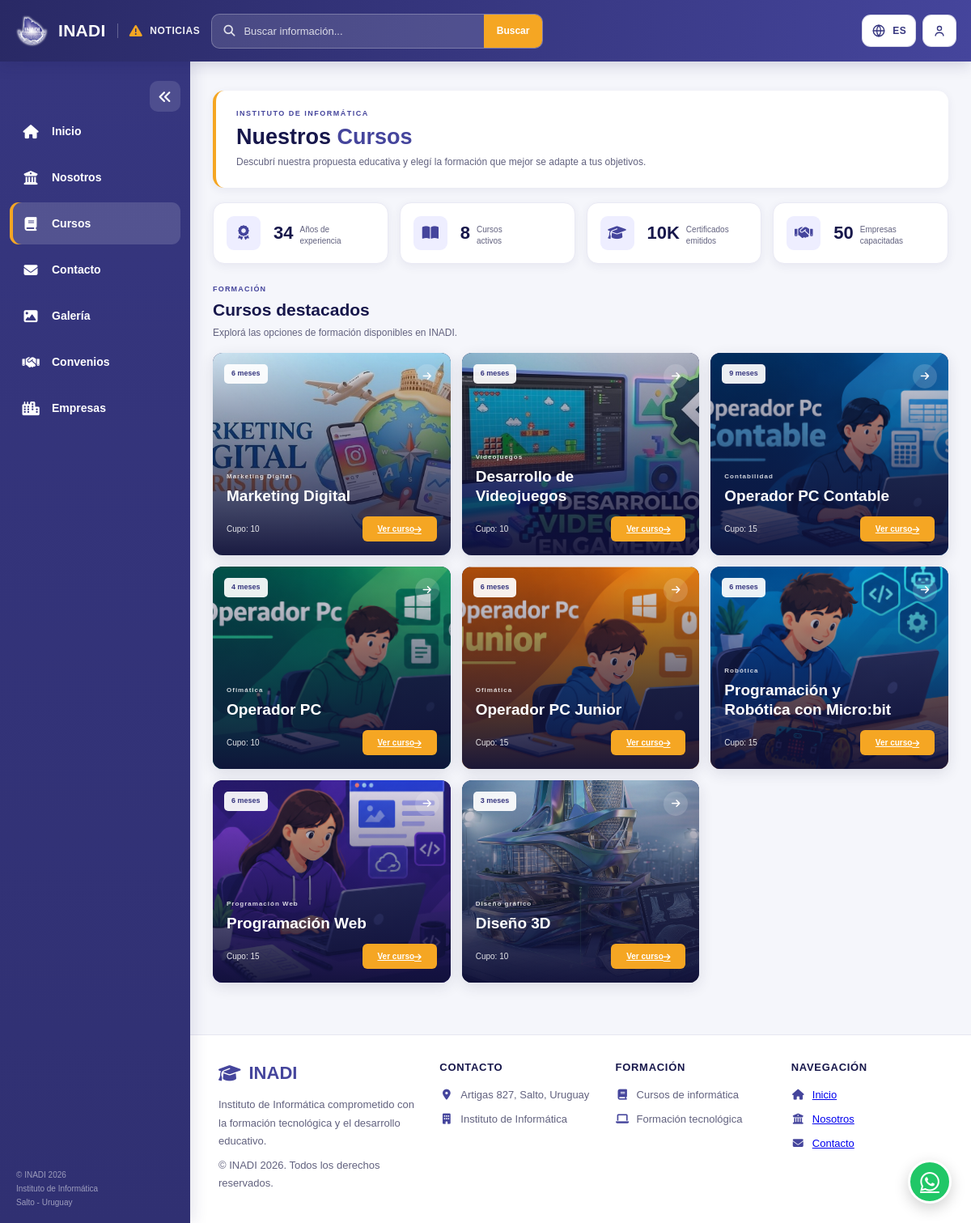
Screenshot of /Cursos/cursosindex.php with the database file from the repository.
### tables this page shows
CREATE TABLE `curso` (
  `id_curso` int(11) NOT NULL,
  `nombre` varchar(150) NOT NULL,
  `modalidad` varchar(50) NOT NULL,
  `duracion` varchar(50) NOT NULL,
  `descripcion` text NOT NULL,
  `costo` decimal(10,0) NOT NULL,
  `cupo` int(11) NOT NULL,
  `estado` varchar(30) NOT NULL,
  `img` varchar(150) NOT NULL,
  `id_categoria` int(11) NOT NULL,
  `nombre_usuario_docente` varchar(255) DEFAULT NULL
);

CREATE TABLE `categoria_cursos` (
  `id_categoria` int(11) NOT NULL,
  `nombre` varchar(100) NOT NULL,
  `descripcion` text NOT NULL
);

### database/consultas/cursos/getCursos.php (the view, shortened to what this page needs)
<?php
function obtenerCursos($pdo)
{
    $sql = "
        SELECT
            curso.id_curso,
            categoria_cursos.nombre AS categoria,
            curso.nombre,
            curso.modalidad,
            curso.duracion,
            curso.img,
            curso.estado,
            curso.cupo
        FROM curso
        INNER JOIN categoria_cursos
            ON curso.id_categoria = categoria_cursos.id_categoria
        WHERE curso.estado = 'Activo'
        ORDER BY curso.id_curso ASC
    ";
    $stmt = $pdo->prepare($sql);
    $stmt->execute();
    return $stmt->fetchAll(PDO::FETCH_ASSOC);
}
function mostrarCurso($curso)
{
    $idCurso = (int) $curso['id_curso'];
    $categoria = htmlspecialchars(
        $curso['categoria'] ?? '',
        ENT_QUOTES,
        'UTF-8'
    );
    $nombre = htmlspecialchars(
        $curso['nombre'] ?? '',
        ENT_QUOTES,
        'UTF-8'
    );
    $duracion = htmlspecialchars(
        $curso['duracion'] ?? '',
        ENT_QUOTES,
        'UTF-8'
    );
    $imagen = trim(
        $curso['img'] ?? ''
    );
    $urlCurso = 'curso.php?id=' . $idCurso;
    echo '
        <article class="course-card">
    ';
    if ($imagen !== '') {
        echo '
            <img
                src="imagenes/' .
                htmlspecialchars(
                    $imagen,
                    ENT_QUOTES,
                    'UTF-8'
                ) .
                '"
                alt="' . $nombre . '"
            >
        ';
    } else {
        echo '
            <div class="course-no-image">
                <i class="fa-solid fa-graduation-cap"></i>
            </div>
        ';
    }
    $cupo = $curso['cupo'];
    echo '
            <div class="course-overlay">
                <span class="course-duration">
                    ' . $duracion . '
                </span>
                <span class="course-arrow">
                    <i class="fa-solid fa-arrow-right"></i>
                </span>
                <div class="course-content">
                    <small>
                        ' . $categoria . '
                    </small>
                    <h3>
                        ' . $nombre . '
                    </h3>
                    <div class="course-bottom">
                        <span>
                            Cupo: ' . $cupo . '
                        </span>
                        <a
                            href="' . $urlCurso . '"
                            class="enroll-button"
                        >
                            Ver curso
                            <i class="fa-solid fa-arrow-right"></i>
                        </a>
                    </div>
                </div>
            </div>
        </article>
    ';
}
function mostrarCursos($pdo)
{
    $cursos = obtenerCursos($pdo);
    foreach ($cursos as $curso) {
        mostrarCurso($curso);
    }
}
?>

### Cursos/cursosindex.php (shortened to what this page needs)
<?php
include("../database/Clases/Estudiante.php");
include("../auth/config.php");
require_once("../database/consultas/cursos/getCursos.php");
$anioActual = date("Y");
$cursosActivos = obtenerCursos($pdo);
$totalCursos = is_array($cursosActivos) ? count($cursosActivos) : 0;
?>
<!DOCTYPE html>
<html lang="es">
<head>
    <link rel="stylesheet"
          href="https://cdnjs.cloudflare.com/ajax/libs/font-awesome/6.5.2/css/all.min.css">
    <link rel="stylesheet" href="../Inicio/CSS/stylesinicio.css?v=8">
    <link rel="stylesheet" href="cursostyles.css?v=5">
    <link rel="stylesheet" href="../Estructura/topbar-controls.css">
</head>
<body>
<div class="page">
    <header class="topbar">
        <div class="topbar-left">
            <a href="../Inicio/inicioindex.php" class="top-logo">
                <img src="../Elementos Gráficos/Logo Inadi con Brillo.png"
                     alt="Logo INADI">
                <span>INADI</span>
            </a>
            <div class="news">
                <i class="fa-solid fa-triangle-exclamation"></i>
                <span>NOTICIAS</span>
            </div>
        </div>
        <div class="top-search">
            <form action="cursosindex.php" method="GET">
                <i class="fa-solid fa-magnifying-glass"></i>
                <input
                    type="search"
                    name="buscar"
                    placeholder="Buscar información..."
                    aria-label="Buscar información">
                <button type="submit">Buscar</button>
            </form>
        </div>
        <div class="topbar-right">
            <?php inadiLanguageControl(); ?>
            <?php setLogin(); ?>
        </div>
    </header>
    <aside class="sidebar" aria-label="Menú principal">
        <button
            class="sidebar-toggle"
            id="sidebarToggle"
            type="button"
            aria-label="Contraer menú"
            aria-expanded="true"
            title="Contraer menú">
            <i class="fa-solid fa-angles-left" aria-hidden="true"></i>
        </button>
        <ul class="menu">
            <li>
                <a href="../Inicio/inicioindex.php">
                    <i class="fa-solid fa-house"></i>
                    <span>Inicio</span>
                </a>
            </li>
            <li>
                <a href="../Nosotros/nosotros.php">
                    <i class="fa-solid fa-building-columns"></i>
                    <span>Nosotros</span>
                </a>
            </li>
            <li class="active">
                <a href="cursosindex.php" aria-current="page">
                    <i class="fa-solid fa-book"></i>
                    <span>Cursos</span>
                </a>
            </li>
            <li>
                <a href="../Contacto/contacto.php">
                    <i class="fa-solid fa-envelope"></i>
                    <span>Contacto</span>
                </a>
            </li>
            <li>
                <a href="../Galeria/galeria.php">
                    <i class="fa-solid fa-image"></i>
                    <span>Galería</span>
                </a>
            </li>
            <li>
                <a href="../Convenios/convenios.php">
                    <i class="fa-solid fa-handshake"></i>
                    <span>Convenios</span>
                </a>
            </li>
            <li>
                <a href="../Empresas/empresas.php">
                    <i class="fa-solid fa-city"></i>
                    <span>Empresas</span>
                </a>
            </li>
        </ul>
        <div class="sidebar-bottom">
            © INADI <?php echo htmlspecialchars($anioActual, ENT_QUOTES, 'UTF-8'); ?><br>
            Instituto de Informática<br>
            Salto - Uruguay
        </div>
    </aside>
    <div class="content">
        <main class="main">
            <section class="courses-header">
                <span class="courses-label">INSTITUTO DE INFORMÁTICA</span>
                <h1>Nuestros <strong>Cursos</strong></h1>
                <p>
                    Descubrí nuestra propuesta educativa y elegí
                    la formación que mejor se adapte a tus objetivos.
                </p>
            </section>
            <section class="statistics">
                <div class="stat-card">
                    <div class="stat-icon">
                        <i class="fa-solid fa-award"></i>
                    </div>
                    <div class="stat-info">
                        <strong><?php setTray(); ?></strong>
                        <span>Años de<br>experiencia</span>
                    </div>
                </div>
                <div class="stat-card">
                    <div class="stat-icon">
                        <i class="fa-solid fa-book-open"></i>
                    </div>
                    <div class="stat-info">
                        <strong><?php echo (int) $totalCursos; ?></strong>
                        <span>Cursos<br>activos</span>
                    </div>
                </div>
                <div class="stat-card">
                    <div class="stat-icon">
                        <i class="fa-solid fa-graduation-cap"></i>
                    </div>
                    <div class="stat-info">
                        <strong>10K</strong>
                        <span>Certificados<br>emitidos</span>
                    </div>
                </div>
                <div class="stat-card">
                    <div class="stat-icon">
                        <i class="fa-solid fa-handshake"></i>
                    </div>
                    <div class="stat-info">
                        <strong>50</strong>
                        <span>Empresas<br>capacitadas</span>
                    </div>
                </div>
            </section>
            <section class="courses-section" id="cursos">
                <div class="section-title">
                    <div>
                        <span class="section-label">FORMACIÓN</span>
                        <h2>Cursos destacados</h2>
                        <p>Explorá las opciones de formación disponibles en INADI.</p>
                    </div>
                </div>
                <div class="courses-grid">
                    <?php mostrarCursos($pdo); ?>
                </div>
            </section>
        </main>
    </div>
    <footer>
        <div class="footer-content">
            <div class="footer-column">
                <div class="footer-brand-title">
                    <i class="fa-solid fa-graduation-cap"></i>
                    <span>INADI</span>
                </div>
                <p class="footer-description">
                    Instituto de Informática comprometido con
                    la formación tecnológica y el desarrollo educativo.
                </p>
                <p class="footer-description">
                    © INADI
                    <?php echo htmlspecialchars($anioActual, ENT_QUOTES, 'UTF-8'); ?>.
                    Todos los derechos reservados.
                </p>
            </div>
            <div class="footer-column">
                <h3>CONTACTO</h3>
                <p>
                    <i class="fa-solid fa-location-dot"></i>
                    <span>Artigas 827, Salto, Uruguay</span>
                </p>
                <p>
                    <i class="fa-solid fa-building"></i>
                    <span>Instituto de Informática</span>
                </p>
            </div>
            <div class="footer-column">
                <h3>FORMACIÓN</h3>
                <p>
                    <i class="fa-solid fa-book"></i>
                    <span>Cursos de informática</span>
                </p>
                <p>
                    <i class="fa-solid fa-laptop"></i>
                    <span>Formación tecnológica</span>
                </p>
            </div>
            <div class="footer-column">
                <h3>NAVEGACIÓN</h3>
                <p>
                    <i class="fa-solid fa-house"></i>
                    <a href="../Inicio/inicioindex.php">Inicio</a>
                </p>
                <p>
                    <i class="fa-solid fa-building-columns"></i>
                    <a href="../Nosotros/nosotros.php">Nosotros</a>
                </p>
                <p>
                    <i class="fa-solid fa-envelope"></i>
                    <a href="../Contacto/contacto.php">Contacto</a>
                </p>
            </div>
        </div>
    </footer>
    <a href="https://wa.me/"
       class="whatsapp"
       title="Contactar por WhatsApp"
       aria-label="Contactar por WhatsApp"
       target="_blank"
       rel="noopener noreferrer">
        <i class="fa-brands fa-whatsapp"></i>
    </a>
</div>
</body>
</html>

### Estructura/topbar_controls.php (shortened to what this page needs)
<?php
function inadiTopbarEscape($valor): string
{
    return htmlspecialchars(
        (string) ($valor ?? ''),
        ENT_QUOTES,
        'UTF-8'
    );
}
function inadiTopbarIdentity(): array
{
    return [
        'nombre' => 'Acceso al portal',
        'rol' => 'Invitado',
        'usuario' => null,
        'enlaces' => [
            [
                'Iniciar sesión',
                '../login/loginn.php'
            ]
        ]
    ];
}
function inadiLanguageControl(): void
{
    echo '
        <span
            class="site-language-button"
            aria-label="Idioma actual: Español"
            title="Idioma actual: Español"
        >
            <svg
                viewBox="0 0 24 24"
                aria-hidden="true"
                focusable="false"
            >
                <circle cx="12" cy="12" r="9"></circle>
                <path
                    d="M3 12h18
                       M12 3a14 14 0 0 1 0 18
                       M12 3a14 14 0 0 0 0 18">
                </path>
            </svg>
            <span>ES</span>
        </span>
    ';
}
function inadiUserControl(): void
{
    $identidad = inadiTopbarIdentity();
    $nombre = inadiTopbarEscape($identidad['nombre']);
    $rol = inadiTopbarEscape($identidad['rol']);
    $imagen = '
        <svg
            viewBox="0 0 24 24"
            aria-hidden="true"
            focusable="false"
        >
            <circle cx="12" cy="8" r="3.4"></circle>
            <path d="M5.4 20c.6-3.1 3.1-5 6.6-5s6 1.9 6.6 5"></path>
        </svg>
    ';
    echo '
        <div class="site-account">
            <details>
                <summary
                    class="site-account-trigger"
                    aria-label="Abrir menú de usuario"
                    title="Menú de usuario"
                >
                    ' . $imagen . '
                </summary>
                <div class="site-account-menu">
                    <div class="site-account-heading">
                        <strong>' . $nombre . '</strong>
                        <span>' . $rol . '</span>
                    </div>
    ';
    echo '
                </div>
            </details>
        </div>
    ';
}

### auth/config.php (shortened to what this page needs)
<?php
require_once __DIR__ . '/../Estructura/topbar_controls.php';
function setLogin(){
    inadiUserControl();
}
function setTray(){
    $fechaInicio = new DateTime('1992-01-01');
    $fechaActual = new DateTime();
    $diferencia = $fechaInicio->diff($fechaActual);
    echo $diferencia->y;
}
?>

### Estructura/topbar-controls.css (style rules this page uses)
.site-language-button, .site-account-trigger { box-sizing: border-box; min-width: 42px; height: 40px; display: inline-flex; align-items: center; justify-content: center; gap: 8px; padding: 0 11px; border: 1px solid rgba(69, 69, 156, .2); border-radius: 11px; background: #fff; color: #36367f; font-family: inherit; font-size: 12px; font-weight: 800; letter-spacing: .35px; line-height: 1; white-space: nowrap; }
.site-language-button svg, .site-account-trigger svg { width: 18px; height: 18px; fill: none; stroke: currentColor; stroke-width: 1.8; stroke-linecap: round; stroke-linejoin: round; flex: 0 0 auto; }
.site-account { position: relative; flex: 0 0 auto; display: flex; align-items: center; }
.site-account details { position: relative; display: flex; align-items: center; }
.site-account summary { list-style: none; cursor: pointer; }
.site-account-trigger { width: 42px; height: 40px; padding: 0; border-radius: 11px; overflow: hidden; transition: background .18s ease, border-color .18s ease, box-shadow .18s ease; }

### rows the page displays
curso: img (picture), duracion "6 meses", id_categoria.nombre "Marketing Digital", nombre "Marketing Digital", cupo "10"
curso: img (picture), duracion "6 meses", id_categoria.nombre "Videojuegos", nombre "Desarrollo de Videojuegos", cupo "10"
curso: img (picture), duracion "9 meses", id_categoria.nombre "Contabilidad", nombre "Operador PC Contable", cupo "15"
curso: img (picture), duracion "4 meses", id_categoria.nombre "Ofimática", nombre "Operador PC", cupo "10"
curso: img (picture), duracion "6 meses", id_categoria.nombre "Ofimática", nombre "Operador PC Junior", cupo "15"
curso: img (picture), duracion "6 meses", id_categoria.nombre "Robótica", nombre "Programación y Robótica con Micro:bit", cupo "15"
curso: img (picture), duracion "6 meses", id_categoria.nombre "Programación Web", nombre "Programación Web", cupo "15"
curso: img (picture), duracion "3 meses", id_categoria.nombre "Diseño gráfico", nombre "Diseño 3D", cupo "10"

### other values shown
$totalCursos "8"
